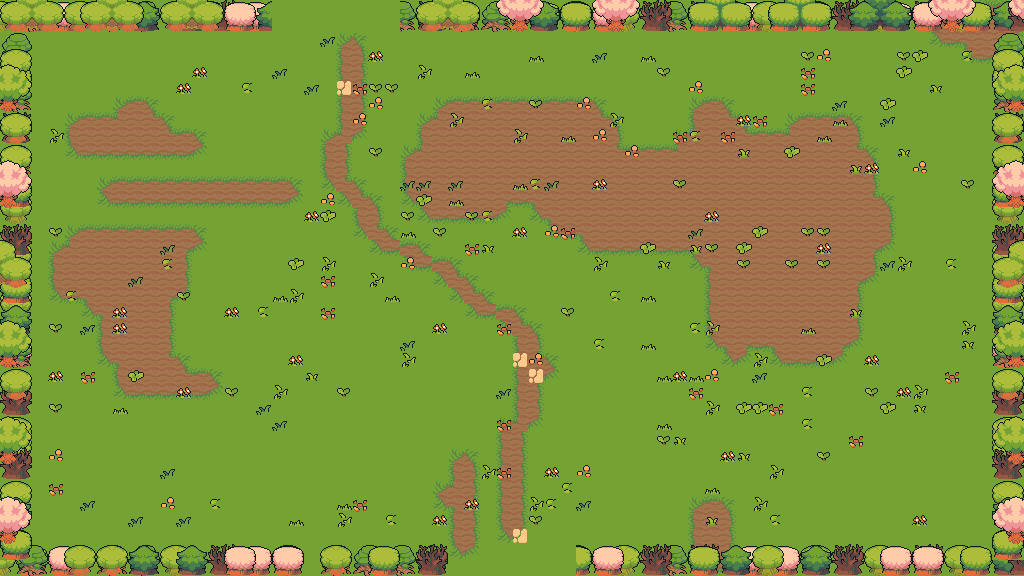

A 2D game scene composited from a Tiled map and its tileset images. What follows is a short description and the map's XML, with each tile layer's data collapsed to a summary:
An orthogonal 64x36 tile map with 16x16 px tiles, 7 tile layers (floor, ground, path, decor, ...), 6 tilesets and 39 objects (26x prop, 6x obstacle, 4x spawn, 2x door, playerStart).

<map version="1.10" tiledversion="1.11.0" orientation="orthogonal" renderorder="right-down" width="64" height="36" tilewidth="16" tileheight="16" infinite="0" nextlayerid="9" nextobjectid="40">
 <properties>
    <property name="chapter" type="int" value="1" />
    <property name="room" type="int" value="4" />
    <property name="isBossRoom" type="bool" value="false" />
 </properties>
 <tileset firstgid="1" source="field.tsx" />
 <tileset firstgid="76" source="nature.tsx" />
 <tileset firstgid="580" source="relief.tsx" />
 <tileset firstgid="820" source="element.tsx" />
 <tileset firstgid="1060" source="floordetail.tsx" />
 <tileset firstgid="1140" source="tilefloor.tsx" />
 <layer id="1" name="floor" width="64" height="36">
  <data>[2304 cells, 2304 non-empty, 1 distinct tile ids]</data>
 </layer>
 <layer id="2" name="ground" width="64" height="36">
  <data>[2304 cells, 493 non-empty, 13 distinct tile ids]</data>
 </layer>
 <layer id="3" name="path" width="64" height="36">
  <data>[2304 cells, 106 non-empty, 11 distinct tile ids]</data>
 </layer>
 <layer id="4" name="decor" width="64" height="36">
  <data>[2304 cells, 211 non-empty, 11 distinct tile ids]</data>
 </layer>
 <layer id="5" name="border-back" width="64" height="36">
  <data>[2304 cells, 281 non-empty, 28 distinct tile ids]</data>
 </layer>
 <layer id="6" name="border-mid" width="64" height="36">
  <data>[2304 cells, 283 non-empty, 28 distinct tile ids]</data>
 </layer>
 <layer id="7" name="border-front" width="64" height="36">
  <data>[2304 cells, 150 non-empty, 46 distinct tile ids]</data>
 </layer>
 <objectgroup id="8" name="objects">
  <object id="1" name="playerStart" x="512" y="256"><point /></object>
  <object id="2" name="spawn" x="592" y="384">
   <properties>
    <property name="role" value="chaser" />
    <property name="wave" type="int" value="1" />
    <property name="elite" type="bool" value="false" />
   </properties>
  <point /></object>
  <object id="3" name="spawn" x="632" y="184">
   <properties>
    <property name="role" value="chaser" />
    <property name="wave" type="int" value="1" />
    <property name="elite" type="bool" value="false" />
   </properties>
  <point /></object>
  <object id="4" name="spawn" x="352" y="336">
   <properties>
    <property name="role" value="caster" />
    <property name="wave" type="int" value="1" />
    <property name="elite" type="bool" value="false" />
   </properties>
  <point /></object>
  <object id="5" name="spawn" x="472" y="136">
   <properties>
    <property name="role" value="sniper" />
    <property name="wave" type="int" value="1" />
    <property name="elite" type="bool" value="false" />
   </properties>
  <point /></object>
  <object id="6" name="door" x="512" y="568"><point /></object>
  <object id="7" name="door" x="344" y="8"><point /></object>
  <object id="8" name="obstacle" x="0" y="544" width="448" height="32">
   <properties>
    <property name="kind" value="edge" />
   </properties>
  </object>
  <object id="9" name="obstacle" x="576" y="544" width="448" height="32">
   <properties>
    <property name="kind" value="edge" />
   </properties>
  </object>
  <object id="10" name="obstacle" x="0" y="0" width="272" height="32">
   <properties>
    <property name="kind" value="edge" />
   </properties>
  </object>
  <object id="11" name="obstacle" x="400" y="0" width="624" height="32">
   <properties>
    <property name="kind" value="edge" />
   </properties>
  </object>
  <object id="12" name="obstacle" x="0" y="32" width="32" height="512">
   <properties>
    <property name="kind" value="edge" />
   </properties>
  </object>
  <object id="13" name="obstacle" x="992" y="32" width="32" height="512">
   <properties>
    <property name="kind" value="edge" />
   </properties>
  </object>
  <object id="14" name="prop" x="96" y="112" width="48" height="40">
   <properties>
    <property name="key" value="hut" />
   </properties>
  </object>
  <object id="15" name="prop" x="160" y="112" width="64" height="48">
   <properties>
    <property name="key" value="house-beige" />
   </properties>
  </object>
  <object id="16" name="prop" x="240" y="112" width="64" height="48">
   <properties>
    <property name="key" value="house-orange" />
   </properties>
  </object>
  <object id="17" name="prop" x="96" y="208" width="48" height="16">
   <properties>
    <property name="key" value="fence" />
   </properties>
  </object>
  <object id="18" name="prop" x="144" y="208" width="48" height="16">
   <properties>
    <property name="key" value="fence" />
   </properties>
  </object>
  <object id="19" name="prop" x="192" y="208" width="48" height="16">
   <properties>
    <property name="key" value="fence" />
   </properties>
  </object>
  <object id="20" name="prop" x="240" y="208" width="48" height="16">
   <properties>
    <property name="key" value="fence" />
   </properties>
  </object>
  <object id="21" name="prop" x="160" y="48" width="16" height="16">
   <properties>
    <property name="key" value="crate" />
   </properties>
  </object>
  <object id="22" name="prop" x="240" y="48" width="16" height="16">
   <properties>
    <property name="key" value="stump" />
   </properties>
  </object>
  <object id="23" name="prop" x="112" y="48" width="16" height="16">
   <properties>
    <property name="key" value="rock-small" />
   </properties>
  </object>
  <object id="24" name="prop" x="96" y="96" width="32" height="16">
   <properties>
    <property name="key" value="logs" />
   </properties>
  </object>
  <object id="25" name="prop" x="382" y="418" width="64" height="48">
   <properties>
    <property name="key" value="house-green" />
   </properties>
  </object>
  <object id="26" name="prop" x="726" y="58" width="32" height="32">
   <properties>
    <property name="key" value="tree-small" />
   </properties>
  </object>
  <object id="27" name="prop" x="816" y="176" width="16" height="16">
   <properties>
    <property name="key" value="flower-sun" />
   </properties>
  </object>
  <object id="28" name="prop" x="944" y="144" width="16" height="16">
   <properties>
    <property name="key" value="flower-sun" />
   </properties>
  </object>
  <object id="29" name="prop" x="608" y="224" width="16" height="16">
   <properties>
    <property name="key" value="flower-red" />
   </properties>
  </object>
  <object id="30" name="prop" x="960" y="208" width="16" height="16">
   <properties>
    <property name="key" value="bush-dark" />
   </properties>
  </object>
  <object id="31" name="prop" x="110" y="446" width="32" height="32">
   <properties>
    <property name="key" value="rock-boulder" />
   </properties>
  </object>
  <object id="32" name="prop" x="176" y="336" width="16" height="16">
   <properties>
    <property name="key" value="grass-tall" />
   </properties>
  </object>
  <object id="33" name="prop" x="432" y="464" width="16" height="16">
   <properties>
    <property name="key" value="flower-red" />
   </properties>
  </object>
  <object id="34" name="prop" x="288" y="320" width="16" height="16">
   <properties>
    <property name="key" value="flower-red" />
   </properties>
  </object>
  <object id="35" name="prop" x="96" y="528" width="16" height="16">
   <properties>
    <property name="key" value="bush-dark" />
   </properties>
  </object>
  <object id="36" name="prop" x="815" y="488" width="16" height="32">
   <properties>
    <property name="key" value="totem" />
   </properties>
  </object>
  <object id="37" name="prop" x="736" y="304" width="16" height="16">
   <properties>
    <property name="key" value="bush-dark" />
   </properties>
  </object>
  <object id="38" name="prop" x="896" y="352" width="16" height="16">
   <properties>
    <property name="key" value="flower-sun" />
   </properties>
  </object>
  <object id="39" name="prop" x="912" y="432" width="16" height="16">
   <properties>
    <property name="key" value="flower-red" />
   </properties>
  </object>
 </objectgroup>
</map>
